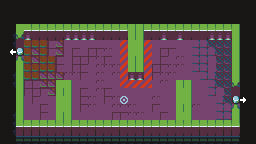

A 2D game scene composited from a Tiled map and its tileset images. What follows is a short description and the map's XML, with every tile layer's data as written:
An orthogonal 32x18 tile map with 8x8 px tiles, 2 tile layers (Background, Forground) and 3 objects.

<map version="1.2" tiledversion="1.3.2" orientation="orthogonal" renderorder="right-down" compressionlevel="0" width="32" height="18" tilewidth="8" tileheight="8" infinite="0" nextlayerid="4" nextobjectid="4">
 <tileset firstgid="1" source="../Tilesets/DungeonTileSet.tsx" />
 <layer id="1" name="Background" width="32" height="18">
  <data encoding="csv">
1,1,1,1,1,1,1,1,1,1,1,1,1,1,1,1,1,1,1,1,1,1,1,1,1,1,1,1,1,1,1,1,
1,1,1,1,1,1,1,1,1,1,1,1,1,1,1,1,1,1,1,1,1,1,1,1,1,1,1,1,1,1,1,1,
1,1,1,1,1,1,1,1,1,1,1,1,1,1,1,1,1,1,1,1,1,1,1,1,1,1,1,1,1,1,1,1,
1,1,2,3,3,3,3,3,3,3,3,3,3,3,3,3,3,3,3,3,3,3,3,3,3,3,3,3,3,4,1,1,
1,92,54,13,14,14,14,14,13,13,13,13,14,14,14,14,5,5,14,14,13,5,13,14,5,14,13,13,13,4,1,1,
1,92,5,9,9,9,18,10,16,16,16,16,16,16,16,49,16,16,49,16,16,16,16,16,25,25,53,53,53,4,1,1,
1,121,16,9,10,9,18,10,16,18,16,18,18,17,16,49,16,16,49,16,18,18,16,16,25,25,25,53,53,4,1,1,
1,1,46,9,10,9,9,18,16,18,18,18,17,18,16,49,16,16,49,16,18,16,17,16,25,25,16,53,53,4,1,1,
1,1,4,9,9,9,9,18,16,18,18,16,17,17,17,49,16,16,49,18,18,17,17,16,25,25,16,53,53,4,1,1,
1,92,4,9,9,10,10,10,17,17,18,16,17,16,17,49,13,13,49,18,17,17,16,16,16,25,25,53,53,4,1,1,
1,92,4,18,18,10,10,16,16,16,16,16,17,16,16,49,49,49,49,16,17,16,16,16,16,16,25,53,53,54,1,1,
1,1,4,18,18,18,10,16,16,16,18,16,17,18,16,16,16,16,16,16,16,16,16,16,16,16,25,16,53,5,1,1,
1,1,4,16,18,16,16,16,16,16,18,17,16,18,17,125,16,16,16,17,16,16,16,16,16,16,16,25,53,16,122,1,
1,1,4,16,16,18,16,16,16,16,18,17,16,16,17,17,17,16,16,18,16,16,16,16,17,16,16,25,25,46,1,1,
1,92,4,16,16,18,16,16,16,16,16,16,16,16,18,18,17,17,16,16,18,16,16,16,16,16,16,25,25,4,1,1,
1,92,3,0,0,0,0,0,0,0,0,0,0,0,0,0,0,0,0,0,0,0,0,0,0,0,0,0,0,3,1,1,
1,92,6,6,6,14,14,14,6,14,14,6,14,14,6,14,14,6,14,14,14,14,14,14,6,14,14,6,6,14,1,1,
1,1,47,47,47,47,47,47,47,47,47,47,47,47,47,47,47,47,47,47,47,47,47,47,47,47,47,47,47,47,1,1
</data>
 </layer>
 <layer id="2" name="Forground" width="32" height="18">
  <data encoding="csv">
0,0,0,0,0,0,0,0,0,0,0,0,0,0,0,0,0,0,0,0,0,0,0,0,0,0,0,0,0,0,0,0,
0,0,0,0,0,0,0,0,0,0,0,0,0,0,0,0,0,0,0,0,0,0,0,0,0,0,0,0,0,0,0,0,
0,0,0,0,0,0,0,0,0,0,0,0,0,0,0,0,0,0,0,0,0,0,0,0,0,0,0,0,0,0,0,0,
0,0,0,0,0,0,0,0,0,0,0,0,0,0,0,0,4,4,0,0,0,0,0,0,0,0,0,0,0,0,0,0,
0,0,0,0,0,0,0,0,0,0,0,0,0,0,0,0,4,4,0,0,0,0,0,0,0,0,0,0,0,0,0,0,
0,0,0,0,0,0,0,0,0,0,0,0,0,0,0,0,2,4,0,0,0,0,0,0,0,0,0,0,0,0,0,0,
0,0,40,0,0,0,0,0,0,0,0,0,0,0,0,0,2,4,0,0,0,0,0,0,0,0,0,0,0,0,0,0,
0,0,0,0,0,0,0,0,0,0,0,0,0,0,0,0,4,4,0,0,0,0,0,0,0,0,0,0,0,0,0,0,
0,0,0,0,0,0,0,0,0,0,0,0,0,0,0,0,4,4,0,0,0,0,0,0,0,0,0,0,0,0,0,0,
0,0,0,0,0,0,0,0,0,0,0,0,0,0,0,0,0,0,0,0,0,0,0,0,0,0,0,0,0,0,0,0,
0,0,0,0,0,0,0,2,4,0,0,0,0,0,0,0,0,0,0,0,0,0,4,4,0,0,0,0,0,0,0,0,
0,0,0,0,0,0,0,4,4,0,0,0,0,0,0,0,0,0,0,0,0,0,2,4,0,0,0,0,0,0,0,0,
0,0,0,0,0,0,0,2,4,0,0,0,0,0,0,0,0,0,0,0,0,0,2,4,0,0,0,0,0,40,0,0,
0,0,0,0,0,0,0,2,4,0,0,0,0,0,0,0,0,0,0,0,0,0,4,4,0,0,0,0,0,0,0,0,
0,0,0,0,0,0,0,4,4,0,0,0,0,0,0,0,0,0,0,0,0,0,2,4,0,0,0,0,0,0,0,0,
0,0,0,3,3,3,3,3,3,3,3,3,3,3,3,3,3,3,3,3,3,3,3,3,3,3,3,3,3,0,0,0,
0,0,0,0,0,0,0,0,0,0,0,0,0,0,0,0,0,0,0,0,0,0,0,0,0,0,0,0,0,0,0,0,
0,0,0,0,0,0,0,0,0,0,0,0,0,0,0,0,0,0,0,0,0,0,0,0,0,0,0,0,0,0,0,0
</data>
 </layer>
 <objectgroup id="3" name="Spawns">
  <object id="1" x="128" y="104">
   <point />
  </object>
  <object id="2" x="176" y="56">
   <point />
  </object>
  <object id="3" x="88" y="56">
   <point />
  </object>
 </objectgroup>
</map>
